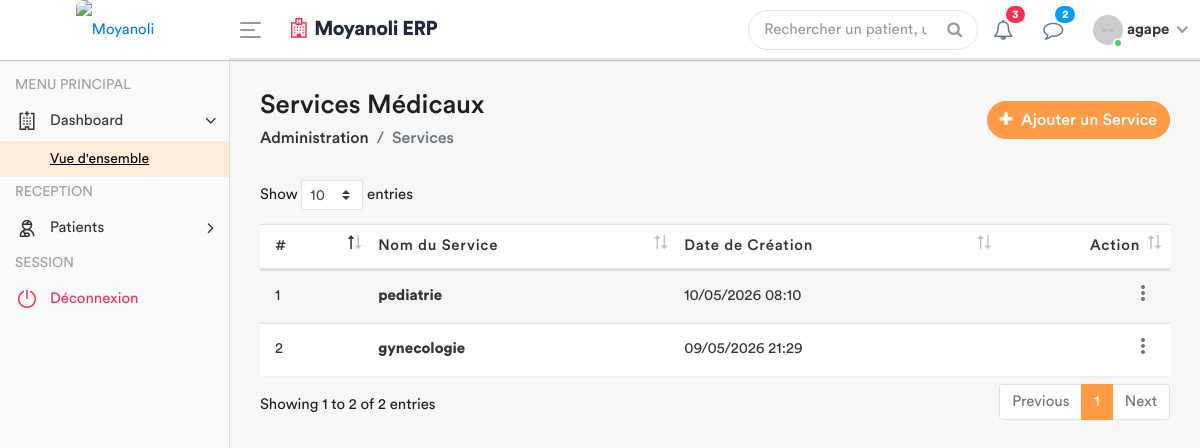
The app's page /services/ (signed in), older data.
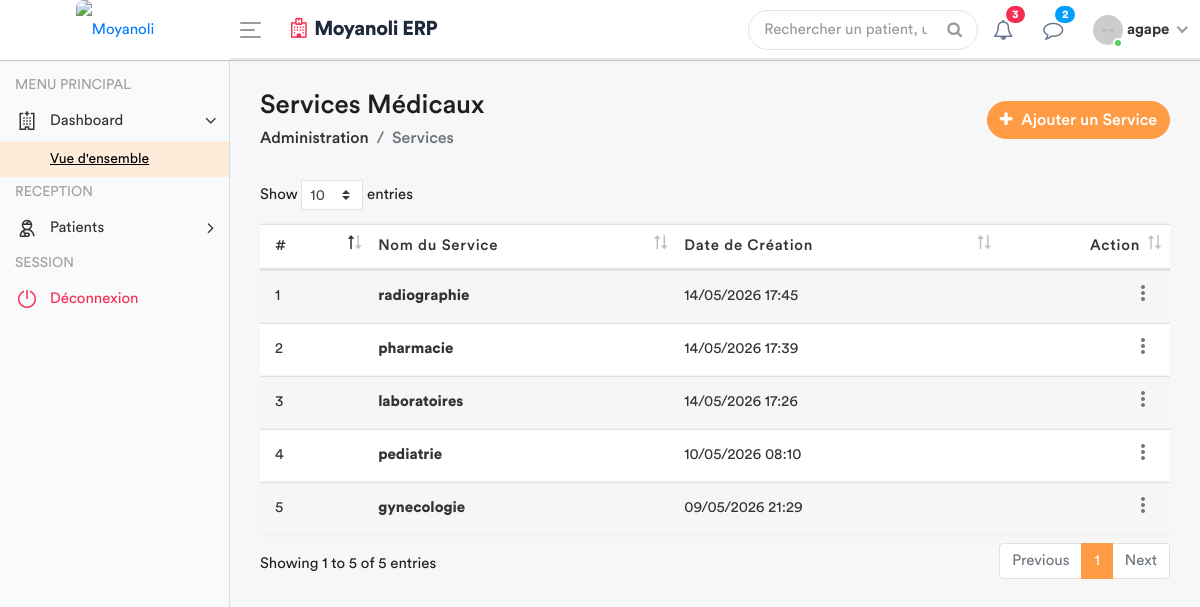
The same page, newer data.
### apps/models.py (models this page shows, shortened)
class Service(models.Model):
    nom = models.CharField(max_length=100, unique=True)
    description = models.TextField(blank=True, null=True)
    date_creation = models.DateTimeField(default=timezone.now)
    class Meta:
        verbose_name = "Service"
        verbose_name_plural = "Services"

### apps/views.py (the view)
# urls.py: path('services/', views.gestion_services, name='gestion_services'),
@login_required
def gestion_services(request):
    services = Service.objects.all().order_by('-date_creation')
    if request.method == 'POST':
        form = ServiceForm(request.POST)
        if form.is_valid():
            form.save()
            messages.success(request, f"Service '{form.cleaned_data['nom']}' ajouté avec succès.")
            return redirect('gestion_services')
    else:
        form = ServiceForm()
    role = Fonction.objects.filter(userKey = request.user).first()
    fonctionKey = role.fonctionKey.roleName if role else None
    return render(request, 'back-end/service/gestion_services.html', {
        'services': services,
        'form': form ,
        'fonctionKey': fonctionKey
    })

### apps/forms.py (shortened to what this page needs)
class ServiceForm(forms.ModelForm):
    class Meta:
        model = Service
        fields = ['nom']
        widgets = {
            'nom': forms.TextInput(attrs={
                'class': 'form-control',
                'placeholder': 'Ex: Gynécologie, Radiographie...'
            }),
        }

### apps/templates/back-end/service/gestion_services.html (shortened to what this page needs)
<!DOCTYPE html>
{% load static %}
{% load tz %}
<html lang="fr">
    <head>
        {% include 'back-end/includes/css.html' %}
    </head>
    <body>
        <div class="main-wrapper">
            {% include 'back-end/includes/header.html' %}
            {% include 'back-end/includes/sidebar.html' %}
            <div class="page-wrapper">
                <div class="content container-fluid">
                    <div class="page-header">
                        <div class="row align-items-center">
                            <div class="col">
                                <h3 class="page-title">Services Médicaux</h3>
                                <ul class="breadcrumb">
                                    <li class="breadcrumb-item"><a href="#">Administration</a></li>
                                    <li class="breadcrumb-item active">Services</li>
                                </ul>
                            </div>
                            <div class="col-auto float-right ml-auto">
                                <a href="#" class="btn btn-primary add-btn" data-toggle="modal" data-target="#add_service">
                                    <i class="fa fa-plus"></i> Ajouter un Service
                                </a>
                            </div>
                        </div>
                    </div>
                    <div class="row">
                        <div class="col-md-12">
                            <div class="table-responsive">
                                <table class="table table-striped custom-table mb-0 datatable">
                                    <thead>
                                        <tr>
                                            <th>#</th>
                                            <th>Nom du Service</th>
                                            <th>Date de Création</th>
                                            <th class="text-right">Action</th>
                                        </tr>
                                    </thead>
                                    <tbody>
                                        {% for service in services %}
                                        <tr>
                                            <td>{{ forloop.counter }}</td>
                                            <td><strong>{{ service.nom }}</strong></td>
                                            <td>{{ service.date_creation|localtime|date:"d/m/Y H:i" }}</td>
                                            <td class="text-right">
                                                <div class="dropdown dropdown-action">
                                                    <a href="#" class="action-icon dropdown-toggle" data-toggle="dropdown" aria-expanded="false"><i class="material-icons">more_vert</i></a>
                                                </div>
                                            </td>
                                        </tr>
                                        {% empty %}
                                        <tr>
                                            <td colspan="4" class="text-center">Aucun service enregistré pour le moment.</td>
                                        </tr>
                                        {% endfor %}
                                    </tbody>
                                </table>
                            </div>
                        </div>
                    </div>
                </div>
            </div>
        </div>
    </body>
</html>

### apps/templates/back-end/includes/css.html (shortened to what this page needs)
{% load static %}
        <link rel="stylesheet" href="{% static 'back-end/assets/css/bootstrap.min.css'%}">
        <link rel="stylesheet" href="{% static 'back-end/assets/css/font-awesome.min.css'%}">
        <link rel="stylesheet" href="{% static 'back-end/assets/css/line-awesome.min.css'%}">
		<link rel="stylesheet" href="{% static 'back-end/assets/plugins/morris/morris.css'%}">
        <link rel="stylesheet" href="{% static 'back-end/assets/css/style.css'%}">
		<link rel="stylesheet" href="{% static 'back-end/assets/css/dataTables.bootstrap4.min.css'%}">
		<link rel="stylesheet" href="{% static 'back-end/assets/css/select2.min.css'%}">
		<link rel="stylesheet" href="{% static 'back-end/assets/css/bootstrap-datetimepicker.min.css'%}">

### apps/templates/back-end/includes/header.html (shortened to what this page needs)
{% load static %}
<div class="header" style="background: #ffffff; border-bottom: 2px solid #e2e8f0;">
    <div class="header-left" style="background: #ffffff;">
        <a href="{% url 'home' %}" class="logo">
            <img src="{% static 'front-end/assets/dr/logo.jpg' %}" width="45" height="45" alt="Moyanoli" style="border-radius: 8px;">
        </a>
    </div>
    <a id="toggle_btn" href="javascript:void(0);" style="color: #007bff;">
        <span class="bar-icon">
            <span></span>
            <span></span>
            <span></span>
        </span>
    </a>
    <div class="page-title-box">
        <h3 style="color: #1e293b; font-weight: 700; letter-spacing: -0.5px;">
            <i class="fa fa-hospital-o text-danger mr-2"></i>Moyanoli ERP
        </h3>
    </div>
    <ul class="nav user-menu">
        <li class="nav-item">
            <div class="top-nav-search">
                <form action="#">
                    <input class="form-control" type="text" placeholder="Rechercher un patient, un dossier...">
                    <button class="btn" type="submit"><i class="fa fa-search"></i></button>
                </form>
            </div>
        </li>
        <li class="nav-item dropdown">
            <a href="#" class="dropdown-toggle nav-link" data-toggle="dropdown">
                <i class="fa fa-bell-o" style="color: #64748b;"></i> <span class="badge badge-pill bg-danger">3</span>
            </a>
        </li>
        <li class="nav-item dropdown">
            <a href="#" class="dropdown-toggle nav-link" data-toggle="dropdown">
                <i class="fa fa-comment-o" style="color: #64748b;"></i> <span class="badge badge-pill bg-info">2</span>
            </a>
        </li>
        <li class="nav-item dropdown has-arrow main-drop">
            <a href="#" class="dropdown-toggle nav-link" data-toggle="dropdown">
                <span class="user-img">
                    <img src="{% static 'back-end/assets/img/profiles/avatar-21.jpg' %}" alt="">
                    <span class="status online"></span>
                </span>
                <span style="font-weight: 600;">{{ user.username }}</span>
            </a>
        </li>
    </ul>
</div>

### apps/templates/back-end/includes/sidebar.html (shortened to what this page needs)
<div class="sidebar" id="sidebar" style="background-color: #f8fafc;">
    <div class="sidebar-inner slimscroll">
        <div id="sidebar-menu" class="sidebar-menu">
            <ul>
                <li class="menu-title">
                    <span>MENU PRINCIPAL</span>
                </li>
                <li class="submenu">
                    <a href="#"><i class="la la-hospital"></i> <span> Dashboard</span> <span class="menu-arrow"></span></a>
                    <ul style="display: none;">
                        <li><a class="active" href="{% url 'dashboard' %}">Vue d'ensemble</a></li>
                    </ul>
                </li>
                {% if fonctionKey == 'admin' %}
                    <li class="menu-title"> <span>ADMINISTRATION</span> </li>
                    <li class="submenu">
                        <a href="#"><i class="la la-user-md"></i> <span> Personnel Médical</span> <span class="menu-arrow"></span></a>
                        <ul style="display: none;">
                            <li><a href="{% url 'employeAdd' %}">Inscrire un utilisateur</a></li>
                            <li><a href="{% url 'employeRead' %}">Liste du Personnel</a></li>
                            <li><a href="{% url 'liste_employe_poste'%}">Profil Utilisateur</a></li>
                        </ul>
                    </li>
                    <li class="submenu">
                        <a href="#"><i class="la la-cog"></i> <span> Configuration </span> <span class="menu-arrow"></span></a>
                        <ul style="display: none;">
                            <li><a href="{% url 'gestion_prestations' %}">Prestations</a></li>
                            <li><a href="{% url 'modifier_taux' %}">Taux de change</a></li>
                            <li><a href="{% url 'gestion_services' %}">Services</a></li>
                        </ul>
                    </li>
                    <li class="submenu">
                        <a href="#"><i class="la la-user-injured"></i> <span> Patients </span> <span class="menu-arrow"></span></a>
                        <ul style="display: none;">
                            <li><a href="{% url 'enregistrement_patient' %}">Tous les patients</a></li>
                        </ul>
                    </li>
                {% elif fonctionKey == 'receptionniste' %}
                    <li class="menu-title"> <span>RECEPTION</span> </li>
                    <li class="submenu">
                        <a href="#"><i class="la la-user-injured"></i> <span> Patients </span> <span class="menu-arrow"></span></a>
                    </li>
                {% endif %}
                <li class="menu-title"> <span>SESSION</span> </li>
                <li>
                    <a href="{% url 'deco' %}" class="text-danger"><i class="la la-power-off"></i> <span>Déconnexion</span></a>
                </li>
            </ul>
        </div>
    </div>
</div>

### apps/templates/back-end/includes/js.html (shortened to what this page needs)
{% load static %}

Row changes from the older to the newer data that the page shows:
added Service: nom "radiographie", date_creation "14/05/2026 17:45"
added Service: nom "pharmacie", date_creation "14/05/2026 17:39"
added Service: nom "laboratoires", date_creation "14/05/2026 17:26"
Text that changed along with them:
text written by a page script: "Show entries Showing 1 to 2 of 2 entries Previous 1 Next" → "Show entries Showing 1 to 5 of 5 entries Previous 1 Next"
